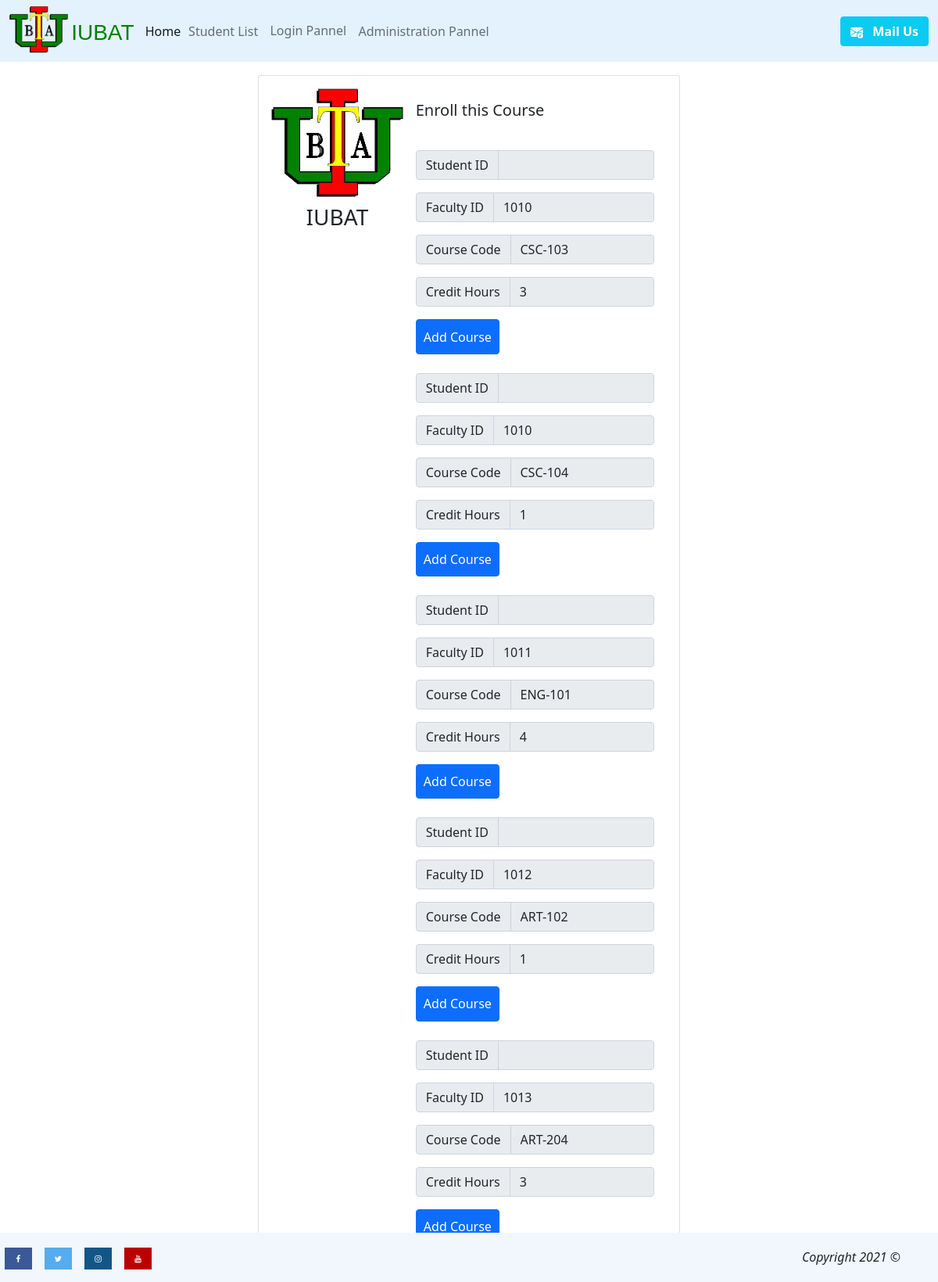
/homepage/take_course_form.php, run on the app's committed database.
### tables this page shows
CREATE TABLE `course` (
  `faculty_id` int(10) NOT NULL,
  `student_id` int(10) NOT NULL,
  `course_id` int(11) NOT NULL,
  `course_name` varchar(50) NOT NULL,
  `course_code` varchar(8) NOT NULL,
  `credit_hours` int(3) NOT NULL
);

### homepage/take_course_form.php (the view, shortened to what this page needs)
<!DOCTYPE html>
<html lang="en">
<head>
</head>
<body>
<div class="card mb-3" style="max-width: 540px; margin:auto; margin-top:8%;">
  <div class="row g-0" style="padding: 3%;">
    <div class="col-md-4">
      <img src="iubatlogo.png" class="img-fluid rounded-start" alt="..."> <br>
      <h3 style="text-align: center;">IUBAT</h3>
    </div>
    <div class="col-md-8">
      <div class="card-body" >
        <h5 class="card-title">Enroll this Course</h5>
<div style="margin-top: 5%;">
<?php
$student_id = $_SESSION['user_login'];
include('connection.php');
$get_info = "SELECT * FROM course WHERE
             course_id = '1' OR course_id = '2' OR course_id = '3' OR course_id = '4' OR course_id = '5' OR course_id = '6'
             OR course_id = '7'OR course_id = '8'";
$select_info  = mysqli_query($conn,$get_info);
while($row = mysqli_fetch_assoc($select_info)){
   ?>
<form action="take_course_code.php" method="POST">
    <br>
<div class="input-group mb-3">
<span class="input-group-text" id="inputGroup-sizing-default">Student ID</span>
    <input type="text" name="student_id" class="form-control" aria-label="Sizing example input" aria-describedby="inputGroup-sizing-default" readonly value="<?php echo $student_id ?>" >
</div>
<div class="input-group mb-3">
<span class="input-group-text" id="inputGroup-sizing-default">Faculty ID</span>
    <input type="text" name="faculty_id" class="form-control" aria-label="Sizing example input" aria-describedby="inputGroup-sizing-default" readonly value="<?php echo $row['faculty_id']; ?>" >
</div>
<div class="input-group mb-3">
<span class="input-group-text" id="inputGroup-sizing-default">Course Code</span>
    <input type="text" name="course_code" class="form-control" aria-label="Sizing example input" readonly aria-describedby="inputGroup-sizing-default" value="<?php echo $row['course_code']; ?>" >
</div>
<div class="input-group mb-3">
<span class="input-group-text" id="inputGroup-sizing-default">Credit Hours</span>
    <input type="text" name="credit_hours" class="form-control" aria-label="Sizing example input" readonly aria-describedby="inputGroup-sizing-default" value="<?php echo $row['credit_hours']; ?>" >
</div>
<input type="submit" class="btn btn-primary" name="submit" value="Add Course" style="margin: auto; padding:3%;">
</form>
<?php
}
?>
</div>
      </div>
    </div>
  </div>
</div>
</body>
</html>
<?php
   include('footer.php');
   include('header.php');
   ?>

### data on the page
course: faculty_id "1010", course_code "CSC-103", credit_hours "3"
course: faculty_id "1010", course_code "CSC-104", credit_hours "1"
course: faculty_id "1011", course_code "ENG-101", credit_hours "4"
course: faculty_id "1012", course_code "ART-102", credit_hours "1"
course: faculty_id "1013", course_code "ART-204", credit_hours "3"
